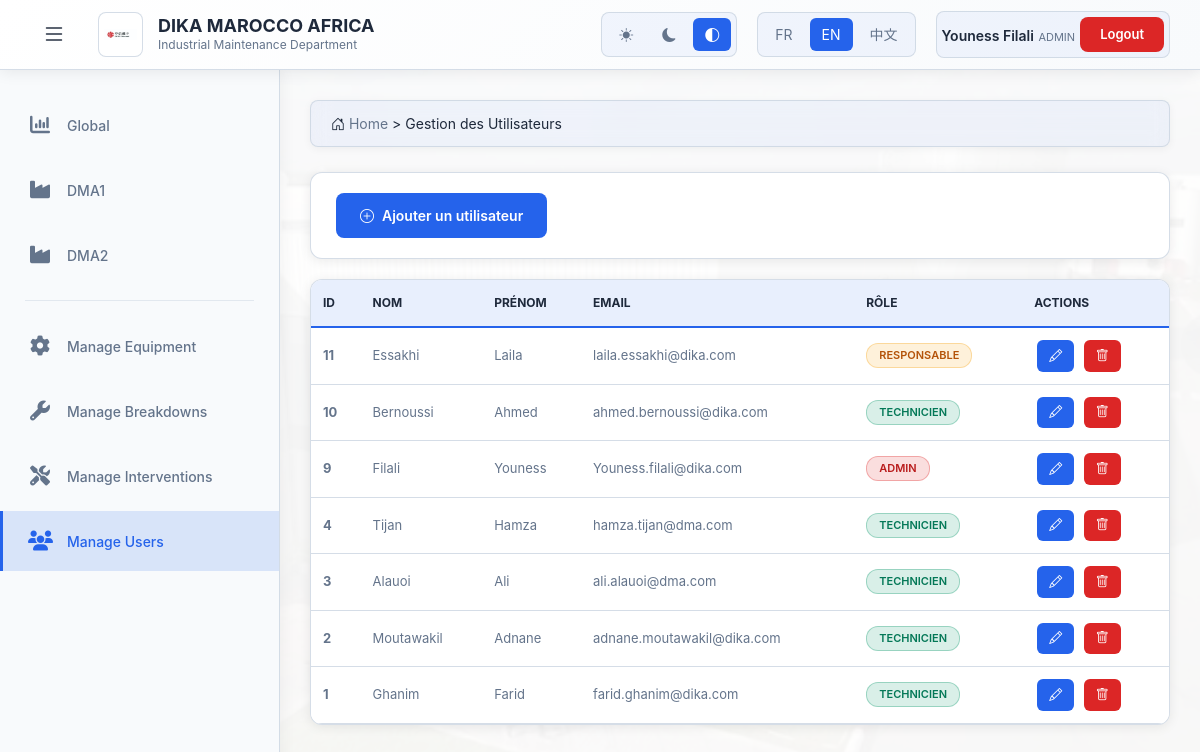
The page /public/utilisateurs_admin.php (signed in) on the database its author committed.
### tables this page shows
CREATE TABLE `utilisateurs` (
  `id` int(11) NOT NULL,
  `nom` varchar(100) DEFAULT NULL,
  `prenom` varchar(100) DEFAULT NULL,
  `email` varchar(150) DEFAULT NULL,
  `mot_de_passe` varchar(255) DEFAULT NULL,
  `role` enum('admin','responsable','technicien') DEFAULT 'technicien'
);

### public/utilisateurs_admin.php (the view, shortened to what this page needs)
<?php
$selected = $_SESSION['lang'] ?? 'fr';
require __DIR__ . '/../lang.php';
$t = $lang[$selected] ?? $lang['fr'];
$user_name = $_SESSION['user_prenom'] . ' ' . $_SESSION['user_nom'];
$user_role = $_SESSION['user_role'];
$theme = $_SESSION['theme'] ?? 'system';
require __DIR__ . '/../config.php';
$utilisateurs = [];
$result = $conn->query("SELECT * FROM utilisateurs ORDER BY id DESC");
while ($row = $result->fetch_assoc()) {
    $utilisateurs[] = $row;
}
?>
<!DOCTYPE html>
<html lang="<?= htmlspecialchars($selected) ?>">
<head>
    <link href="https://cdn.jsdelivr.net/npm/bootstrap@5.3.0/dist/css/bootstrap.min.css" rel="stylesheet">
    <link rel="stylesheet" href="https://cdn.jsdelivr.net/npm/bootstrap-icons@1.11.0/font/bootstrap-icons.css">
    <link rel="stylesheet" href="https://cdnjs.cloudflare.com/ajax/libs/font-awesome/6.4.0/css/all.min.css">
</head>
<body data-theme="<?= $theme ?>">
    <div class="dashboard-wrapper">
        <header class="top-header">
            <div class="header-left">
                <button class="menu-toggle" onclick="toggleSidebar()">
                    <i class="bi bi-list"></i>
                </button>
                <div class="brand-header">
                    <div class="logo-header">
                        <img src="images/logo.jpeg" alt="DIKA Logo">
                    </div>
                    <div class="brand-text-header">
                        <h1><?= htmlspecialchars($t['brand'] ?? 'DIKA') ?></h1>
                        <p><?= htmlspecialchars($t['dept'] ?? 'Maintenance') ?></p>
                    </div>
                </div>
            </div>
            <div class="header-right">
                <div class="theme-selector">
                    <button class="theme-btn <?= $theme === 'light' ? 'active' : '' ?>" onclick="changeTheme('light')">
                        <i class="bi bi-sun-fill"></i>
                    </button>
                    <button class="theme-btn <?= $theme === 'dark' ? 'active' : '' ?>" onclick="changeTheme('dark')">
                        <i class="bi bi-moon-fill"></i>
                    </button>
                    <button class="theme-btn <?= $theme === 'system' ? 'active' : '' ?>" onclick="changeTheme('system')">
                        <i class="bi bi-circle-half"></i>
                    </button>
                </div>
                <div class="lang-switch">
                    <a href="change_lang.php?lang=fr&redirect=utilisateurs_admin" class="<?= $selected === 'fr' ? 'active' : '' ?>">FR</a>
                    <a href="change_lang.php?lang=en&redirect=utilisateurs_admin" class="<?= $selected === 'en' ? 'active' : '' ?>">EN</a>
                    <a href="change_lang.php?lang=cn&redirect=utilisateurs_admin" class="<?= $selected === 'cn' ? 'active' : '' ?>">中文</a>
                </div>
                <div class="user-section">
                    <div class="user-info-header">
                        <span class="user-name-header"><?= htmlspecialchars($user_name) ?></span>
                        <span class="user-role-header"><?= htmlspecialchars($user_role) ?></span>
                    </div>
                    <a href="logout.php" class="logout-btn-header"><?= htmlspecialchars($t['logout'] ?? 'Déconnexion') ?></a>
                </div>
            </div>
        </header>
        <aside class="sidebar" id="sidebar">
            <ul class="sidebar-menu">
                <li class="menu-item">
                    <a href="dashboard.php?site=GLOBAL" class="menu-link">
                        <span class="menu-icon"><i class="fa-solid fa-chart-column"></i></span>
                        <span class="menu-text">Global</span>
                    </a>
                </li>
                <li class="menu-item">
                    <a href="dashboard.php?site=DMA1" class="menu-link">
                        <span class="menu-icon"><i class="fa-solid fa-industry"></i></span>
                        <span class="menu-text">DMA1</span>
                    </a>
                </li>
                <li class="menu-item">
                    <a href="dashboard.php?site=DMA2" class="menu-link">
                        <span class="menu-icon"><i class="fa-solid fa-industry"></i></span>
                        <span class="menu-text">DMA2</span>
                    </a>
                </li>
                <div class="menu-separator"></div>
                <li class="menu-item">
                    <a href="equipements_admin.php" class="menu-link">
                        <span class="menu-icon"><i class="fa-solid fa-gear"></i></span>
                        <span class="menu-text"><?= htmlspecialchars($t['manage_equipment'] ?? 'Équipements') ?></span>
                    </a>
                </li>
                <li class="menu-item">
                    <a href="pannes_admin.php" class="menu-link">
                        <span class="menu-icon"><i class="fa-solid fa-wrench"></i></span>
                        <span class="menu-text"><?= htmlspecialchars($t['manage_breakdowns'] ?? 'Pannes') ?></span>
                    </a>
                </li>
                <li class="menu-item">
                    <a href="interventions_admin.php" class="menu-link">
                        <span class="menu-icon"><i class="fa-solid fa-screwdriver-wrench"></i></span>
                        <span class="menu-text"><?= htmlspecialchars($t['manage_interventions'] ?? 'Interventions') ?></span>
                    </a>
                </li>
                <li class="menu-item">
                    <a href="utilisateurs_admin.php" class="menu-link active">
                        <span class="menu-icon"><i class="fa-solid fa-users"></i></span>
                        <span class="menu-text"><?= htmlspecialchars($t['manage_users'] ?? 'Utilisateurs') ?></span>
                    </a>
                </li>
            </ul>
        </aside>
        <main class="main-content">
            <div class="breadcrumb-custom">
                <i class="bi bi-house-door"></i> <a href="dashboard.php"><?= htmlspecialchars($t['home'] ?? 'Accueil') ?></a> > <?= htmlspecialchars($t['user_management'] ?? 'Gestion des Utilisateurs') ?>
            </div>
            <div class="action-bar">
                <button class="btn-add" data-bs-toggle="modal" data-bs-target="#modalUser" onclick="resetForm()">
                    <i class="bi bi-plus-circle"></i>
                    <?= htmlspecialchars($t['add_user'] ?? 'Ajouter un utilisateur') ?>
                </button>
            </div>
            <div class="table-container">
                <table class="data-table">
                    <thead>
                        <tr>
                            <th><?= htmlspecialchars($t['id'] ?? 'ID') ?></th>
                            <th><?= htmlspecialchars($t['last_name'] ?? 'Nom') ?></th>
                            <th><?= htmlspecialchars($t['first_name'] ?? 'Prénom') ?></th>
                            <th><?= htmlspecialchars($t['email']) ?></th>
                            <th><?= htmlspecialchars($t['role'] ?? 'Rôle') ?></th>
                            <th><?= htmlspecialchars($t['actions'] ?? 'Actions') ?></th>
                        </tr>
                    </thead>
                    <tbody>
                        <?php if (empty($utilisateurs)): ?>
                        <tr>
                            <td colspan="6" class="text-center" style="padding: 40px;">
                                <i class="bi bi-people" style="font-size: 48px; color: var(--text-secondary); opacity: 0.5;"></i>
                                <p style="color: var(--text-secondary); margin-top: 10px;"><?= htmlspecialchars($t['no_user_found'] ?? 'Aucun utilisateur trouvé') ?></p>
                            </td>
                        </tr>
                        <?php else: ?>
                            <?php foreach ($utilisateurs as $user): ?>
                            <tr>
                                <td><strong><?= htmlspecialchars($user['id']) ?></strong></td>
                                <td><?= htmlspecialchars($user['nom']) ?></td>
                                <td><?= htmlspecialchars($user['prenom']) ?></td>
                                <td><?= htmlspecialchars($user['email']) ?></td>
                                <td>
                                    <span class="badge badge-<?= htmlspecialchars($user['role']) ?>">
                                        <?= htmlspecialchars(ucfirst($user['role'])) ?>
                                    </span>
                                </td>
                                <td>
                                    <button class="btn-action btn-edit" onclick="editUser(<?= htmlspecialchars(json_encode($user, JSON_HEX_APOS | JSON_HEX_QUOT)) ?>)">
                                        <i class="bi bi-pencil"></i>
                                    </button>
                                    <button class="btn-action btn-delete" onclick="if(confirm('<?= htmlspecialchars($t['confirm_delete'] ?? 'Êtes-vous sûr de vouloir supprimer cet utilisateur ?') ?>')) window.location.href='?delete=<?= $user['id'] ?>'">
                                        <i class="bi bi-trash"></i>
                                    </button>
                                </td>
                            </tr>
                            <?php endforeach; ?>
                        <?php endif; ?>
                    </tbody>
                </table>
            </div>
        </main>
    </div>
</body>
</html>

### rows shown on the page
utilisateurs: id "11", nom "Essakhi", prenom "Laila", email "laila.essakhi@dika.com", role "RESPONSABLE"
utilisateurs: id "10", nom "Bernoussi", prenom "Ahmed", email "ahmed.bernoussi@dika.com", role "TECHNICIEN"
utilisateurs: id "9", nom "Filali", prenom "Youness", email "Youness.filali@dika.com", role "ADMIN"
utilisateurs: id "4", nom "Tijan", prenom "Hamza", email "hamza.tijan@dma.com", role "TECHNICIEN"
utilisateurs: id "3", nom "Alauoi", prenom "Ali", email "ali.alauoi@dma.com", role "TECHNICIEN"
utilisateurs: id "2", nom "Moutawakil", prenom "Adnane", email "adnane.moutawakil@dika.com", role "TECHNICIEN"
utilisateurs: id "1", nom "Ghanim", prenom "Farid", email "farid.ghanim@dika.com", role "TECHNICIEN"

### other values the page prints
$t['brand'] "DIKA MAROCCO AFRICA"
$t['dept'] "Industrial Maintenance Department"
$user_name "Youness Filali"
$user_role "ADMIN"
$t['logout'] "Logout"
$t['manage_equipment'] "Manage Equipment"
$t['manage_breakdowns'] "Manage Breakdowns"
$t['manage_interventions'] "Manage Interventions"
$t['manage_users'] "Manage Users"
$t['home'] "Home"
$t['user_management'] "Gestion des Utilisateurs"
$t['add_user'] "Ajouter un utilisateur"
$t['id'] "ID"
$t['last_name'] "NOM"
$t['first_name'] "PRÉNOM"
